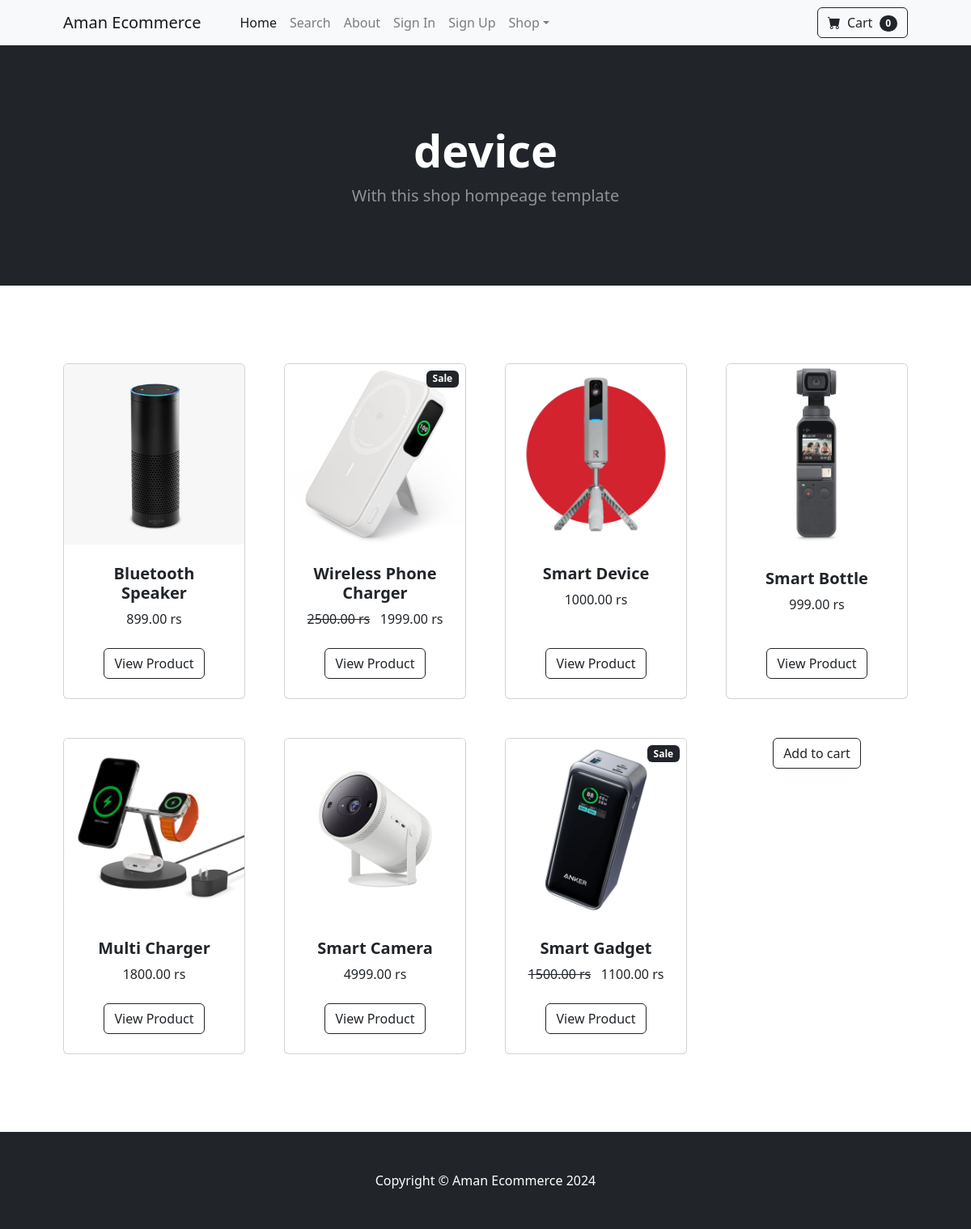
/category/device, run on the app's committed database.
### store/models.py (models this page shows, shortened)
class Category(models.Model):
    name = models.CharField(max_length=50)
    def __str__(self):
        return self.name

class Product(models.Model):
    name = models.CharField(max_length=100)
    price = models.DecimalField(default=0 , decimal_places=2, max_digits=6)
    category = models.ForeignKey(Category, on_delete=models.CASCADE, default=1)
    description = models.CharField(max_length=100)
    image = models.ImageField(upload_to= 'uploads/product/')
    is_sale = models.BooleanField(default=False)
    sale_price = models.DecimalField(default=0 , decimal_places=2, max_digits=6)

### store/views.py (the view)
# urls.py: path('category/<str:foo>', views.category, name='category'),
def category(request, foo):
    category = Category.objects.get(name=foo)
    products = Product.objects.filter(category=category)
    return render(request, 'category.html', {'products':products, 'category':category})

### cart/cart.py (called while the page is built)
    def __len__(self):
        return len(self.cart)

### cart/context_processors.py (called while the page is built)
def cart(request):
    return {'cart': Cart(request)}

### store/templates/category.html (shortened to what this page needs)
{% extends "base.html" %}
{% block content %}
<header class="bg-dark py-5">
    <div class="container px-4 px-lg-5 my-5">
        <div class="text-center text-white">
            <h1 class="display-4 fw-bolder">{{category}}</h1>
            <p class="lead fw-normal text-white-50 mb-0">With this shop hompeage template</p>
        </div>
    </div>
</header>
<section class="py-5">
    <div class="container px-4 px-lg-5 mt-5">
        <div class="row gx-4 gx-lg-5 row-cols-2 row-cols-md-3 row-cols-xl-4 justify-content-center">
            {% for product in products  %}
            {% if product.is_sale %}
            <div class="col mb-5">
                <div class="card h-100">
                    <div class="badge bg-dark text-white position-absolute" style="top: 0.5rem; right: 0.5rem">Sale</div>
                    <img class="card-img-top" src="{{ product.image.url }}" alt="..." />
                    <div class="card-body p-4">
                        <div class="text-center">
                            <h5 class="fw-bolder">{{product.name}}</h5>
                             <strike>{{product.price}} rs</strike>
                             {{product.sale_price}} rs
                        </div>
                    </div>
                    <div class="card-footer p-4 pt-0 border-top-0 bg-transparent">
                        <div class="text-center"><a class="btn btn-outline-dark mt-auto" href="{% url 'product' product.id %}">View Product</a></div>
                    </div>
                </div>
            </div>
            {% else %}
            <div class="col mb-5">
                <div class="card h-100">
                    <img class="card-img-top" src="{{ product.image.url }}" alt="..." />
                    <div class="card-body p-4">
                        <div class="text-center">
                            <h5 class="fw-bolder">{{product.name}}</h5>
                            {{product.price}} rs
                        </div>
                    </div>
                    <div class="card-footer p-4 pt-0 border-top-0 bg-transparent">
                        <div class="text-center"><a class="btn btn-outline-dark mt-auto" href="{% url 'product' product.id %}">View Product</a></div>
                    </div>
                </div>
            </div>
            {% endif %}
            {% endfor %}
                    <div class="card-footer p-4 pt-0 border-top-0 bg-transparent">
                        <div class="text-center"><a class="btn btn-outline-dark mt-auto" href="#">Add to cart</a></div>
                    </div>
                </div>
            </div>
</section>
{% endblock  %}

### data on the page
Category: name "device"
Product: image (picture), name "Bluetooth Speaker", price "899.00"
Product: image (picture), name "Wireless Phone Charger", price "2500.00", sale_price "1999.00"
Product: image (picture), name "Smart Device", price "1000.00"
Product: image (picture), name "Smart Bottle", price "999.00"
Product: image (picture), name "Multi Charger", price "1800.00"
Product: image (picture), name "Smart Camera", price "4999.00"
Product: image (picture), name "Smart Gadget", price "1500.00", sale_price "1100.00"

### other printed values
{{ cart|length }} "0"
